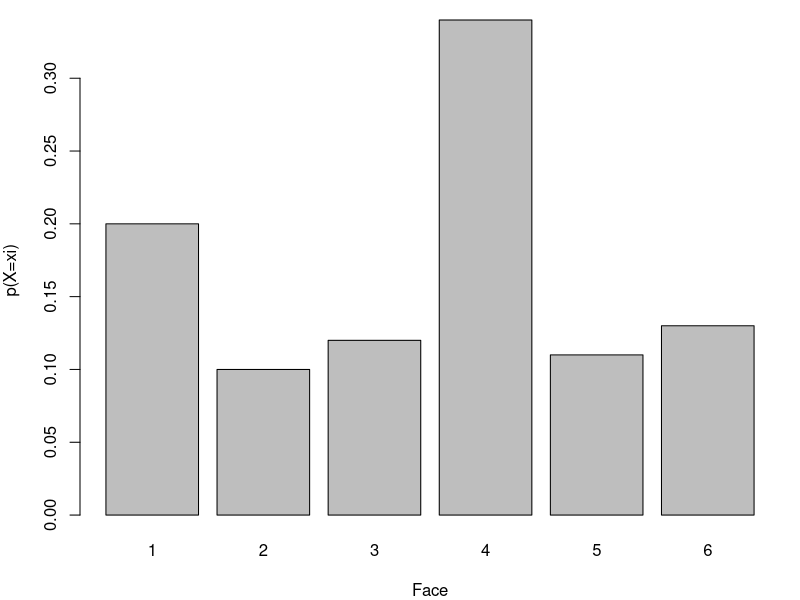
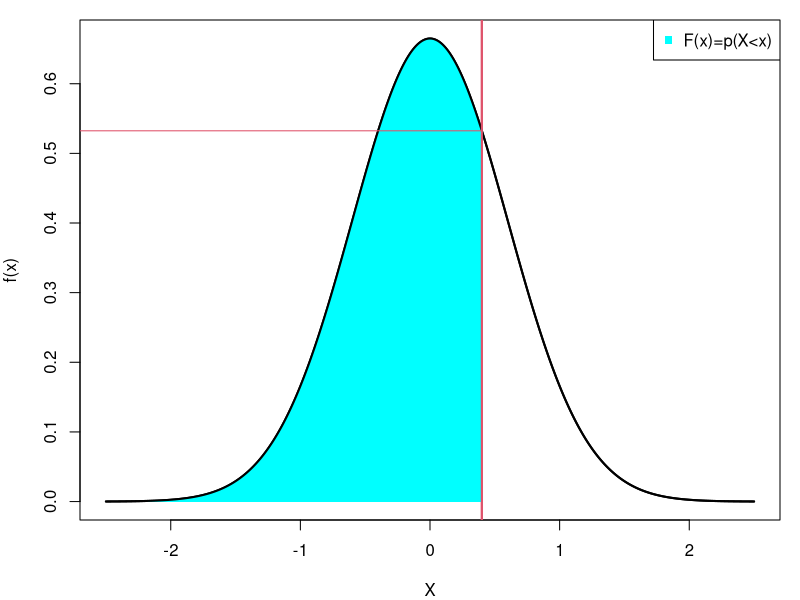
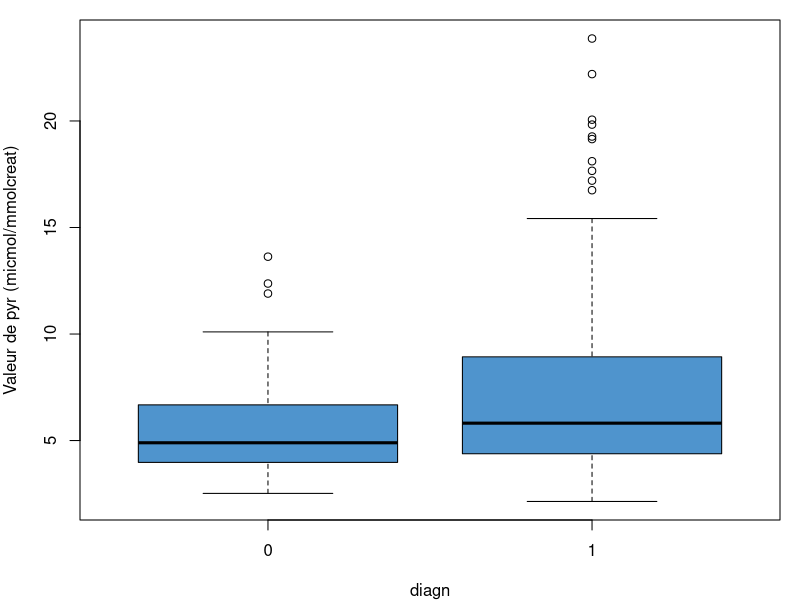
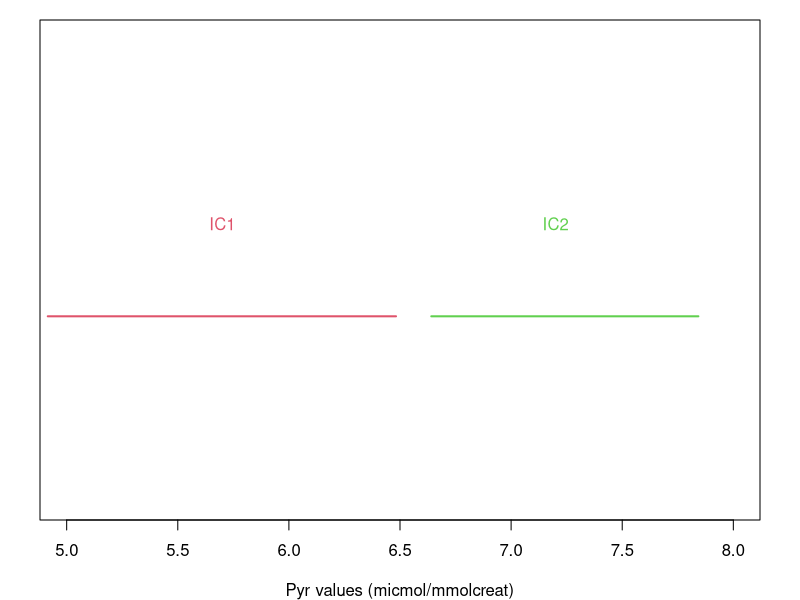
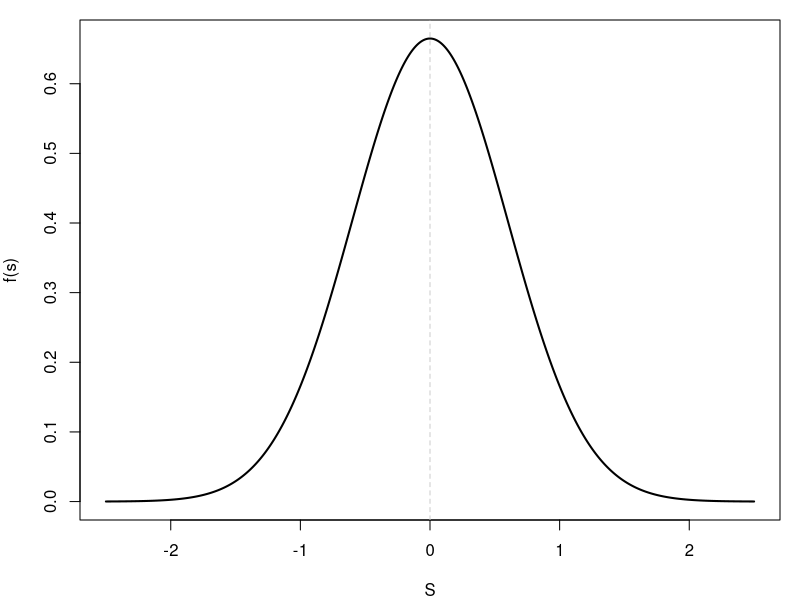
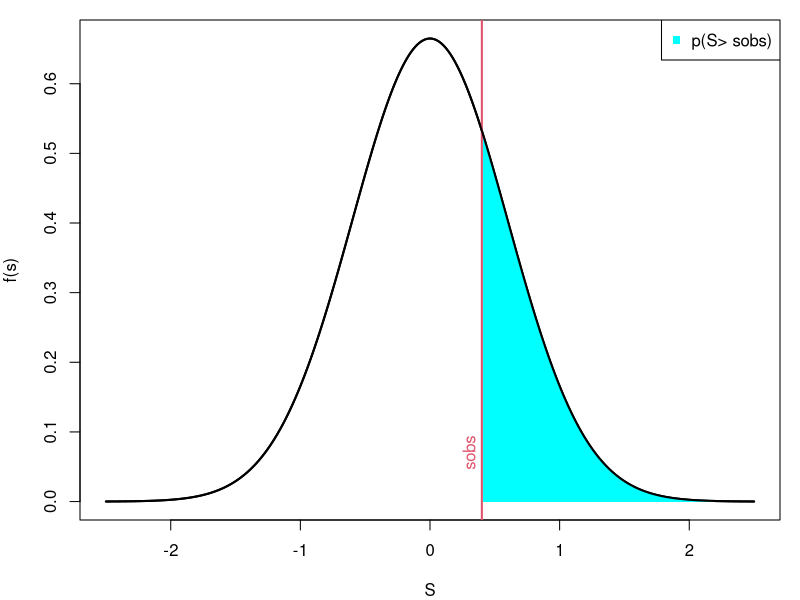
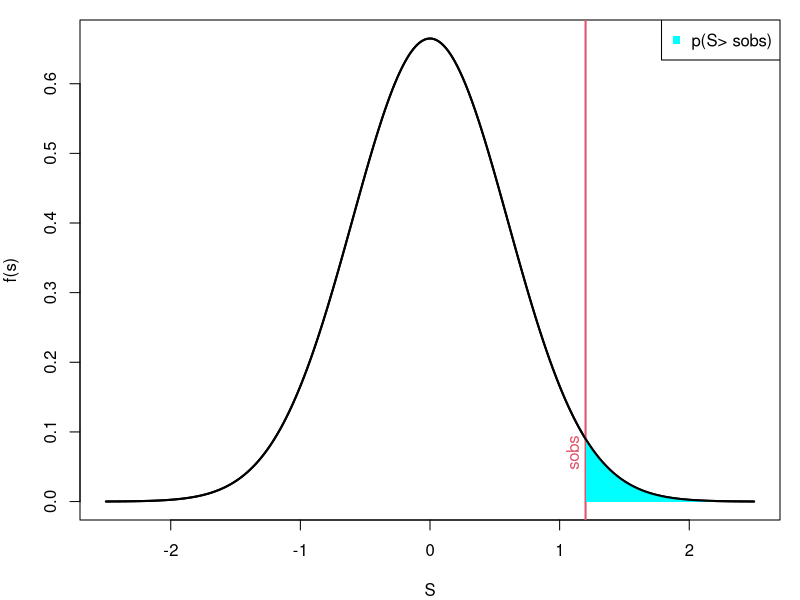
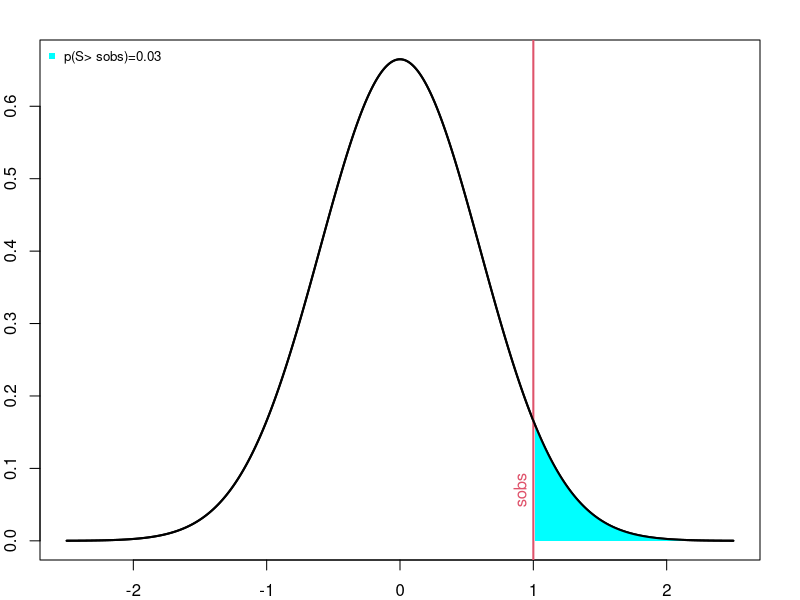

Write the R code that produced these figures, in order.
## ---- chunk 1
library(knitr)
library(kableExtra)
library(png)
library(grid)
# library(formattable)

options(width = 300)
# options(encoding = 'UTF-8')
knitr::opts_chunk$set(
  fig.width = 7, fig.height = 5, 
  fig.path = 'figures/intro-stat-tests_',
  fig.align = "center", 
  size = "tiny", 
  echo = TRUE, eval = TRUE, 
  warning = FALSE, message = FALSE, 
  results = TRUE, comment = "")

options(scipen = 12) ## Max number of digits for non-scientific notation
# knitr::asis_output("\\footnotesize")

## ---- chunk 2
par(mar=c(4,4,1,1))
barplot(c(0.2, 0.1, 0.12, 0.34, 0.11, 0.13), names.arg = 1:6, xlab="Face", ylab="p(X=xi)")
## ---- chunk 3
par(mar=c(4,4,1,1))
vx <- seq(-2.5,2.5, by=0.01)
vy <- dnorm(vx, mean = 0, sd = 0.6)
plot(vx, vy, type ="l", ylab="f(x)", xlab="X", lwd=2 )
abline(v=0.4, col = 2, lwd=2)

text(0.3, 0.07, "x", col=2, srt=90)
  
bons = which(vx < 0.4)
x.bons <- vx[bons]
y.bons <- vy[bons]
  
polycurve <- function(x, y, base.y = min(y), ...) {
polygon(x = c(min(x), x, max(x)), y = c(base.y, y, base.y), ...)
}
  
polycurve(x = x.bons, y=y.bons, base.y = 0, col = 'cyan' , border=NA)
lines(vx,vy, lwd=2)
abline(v=0.4, col = 2, lwd=2)
segments(0.4, dnorm(0.4, mean = 0, sd = 0.6), -7, dnorm(0.4, mean = 0, sd = 0.6), col = 2)
legend("topright", "F(x)=p(X<x)", pch=15, col="cyan", cex=1)
## ---- chunk 4
dataMyelom <- read.table("data/myelom.txt", sep="\t", header=T)
dim(dataMyelom)
## ---- chunk 5
dataMyelom[,"diagn"] <- as.factor(dataMyelom[,"diagn"])
## ---- chunk 6
table(dataMyelom[,"diagn"])
## ---- chunk 7
ind.sain <- which(dataMyelom[,"diagn"]==0)
pyr0 <- dataMyelom[ind.sain,"pyr"]
ind.malade <- which(dataMyelom[,"diagn"]==1)
pyr1 <- dataMyelom[ind.malade,"pyr"]
## ---- chunk 8
boxplot(pyr~diagn, data=dataMyelom, ylab="Valeur de pyr (micmol/mmolcreat)", col = "steelblue3")
## ---- chunk 9
by(dataMyelom[,"pyr"], dataMyelom["diagn"], mean)
## ---- chunk 10
ech1 <- rnorm(n=20, mean=4, sd=sqrt(12))
mean(ech1)
## ---- chunk 11
ech2 <- rnorm(n=20, mean=4, sd=sqrt(12))
mean(ech2)
## ---- chunk 12
by(dataMyelom[,"pyr"], dataMyelom["diagn"], var)
## ---- chunk 13
alpha <- 0.05
pyr0 <- dataMyelom[which(dataMyelom[,"diagn"]==0),"pyr"]
borneInf.0 <- mean(pyr0) - qnorm(1-alpha/2) * sqrt(var(pyr0)/length(pyr0)) 
borneSup.0 <- mean(pyr0) + qnorm(1-alpha/2) * sqrt(var(pyr0)/length(pyr0)) 
round(c(borneInf.0, borneSup.0),2)
## ---- chunk 14
pyr1 <- dataMyelom[which(dataMyelom[,"diagn"]==1),"pyr"]
borneInf.1 <- mean(pyr1) - qnorm(1-alpha/2) * sqrt(var(pyr1)/length(pyr1)) 
borneSup.1 <- mean(pyr1) + qnorm(1-alpha/2) * sqrt(var(pyr1)/length(pyr1)) 
round(c(borneInf.1, borneSup.1),2)
## ---- chunk 15
par(mar=c(4,2,1,2))
plot(10.5:17.5, 10.5:17.5, type = "n", yaxt="n", ylim = c(16,18.5), ylab="", xlab="Pyr values (micmol/mmolcreat)", xlim=c(5, 8))
segments(borneInf.0,17, borneSup.0, 17, lwd=2, col = 2)
segments(borneInf.1,17, borneSup.1, 17, lwd=2, col = 3)
text(5.7,17.5,"IC1", col=2)
text(7.2,17.5,"IC2", col=3)
## ---- chunk 16
par(mar=c(4,4,1,1))
vx <- seq(-2.5,2.5, by=0.01)
vy <- dnorm(vx, mean = 0, sd = 0.6)
plot(vx, vy, type ="l", ylab="f(s)", xlab="S", lwd=2 )
abline(v=0, lty=2, col="gray80")
## ---- chunk 17
par(mar=c(4,4,1,1))
vx <- seq(-2.5,2.5, by=0.01)
vy <- dnorm(vx, mean = 0, sd = 0.6)
plot(vx, vy, type ="l", ylab="f(s)", xlab="S", lwd=2 )
abline(v=0.4, col = 2, lwd=2)
text(0.3, 0.07, "sobs", col=2, srt=90)
  
bons = which(vx > 0.4)
x.bons <- vx[bons]
y.bons <- vy[bons]
  
polycurve <- function(x, y, base.y = min(y), ...) {
polygon(x = c(min(x), x, max(x)), y = c(base.y, y, base.y), ...)
}
  
polycurve(x = x.bons, y=y.bons, base.y = 0, col = 'cyan' , border=NA)
lines(vx,vy, lwd=2)
legend("topright", "p(S> sobs)", pch=15, col="cyan", cex=1)
## ---- chunk 18
par(mar=c(4,4,1,1))
vx <- seq(-2.5,2.5, by=0.01)
vy <- dnorm(vx, mean = 0, sd = 0.6)
plot(vx, vy, type ="l", ylab="f(s)", xlab="S", lwd=2 )
abline(v=1.2, col = 2, lwd=2)
text(1.1, 0.07, "sobs", col=2, srt=90)
  
bons = which(vx > 1.2)
x.bons <- vx[bons]
y.bons <- vy[bons]
  
polycurve <- function(x, y, base.y = min(y), ...) {
polygon(x = c(min(x), x, max(x)), y = c(base.y, y, base.y), ...)
}
  
polycurve(x = x.bons, y=y.bons, base.y = 0, col = 'cyan' , border=NA)
lines(vx,vy, lwd=2)
legend("topright", "p(S> sobs)", pch=15, col="cyan", cex=1)
## ---- chunk 19
par(mar=c(2,2,2,2))
vx <- seq(-2.5,2.5, by=0.01)
vy <- dnorm(vx, mean = 0, sd = 0.6)
plot(vx, vy, type ="l", ylab="f(s)", xlab="S", lwd=2 )
abline(v=1, col = 2, lwd=2)
text(0.9, 0.07, "sobs", col=2, srt=90)
  
bons = which(vx > 1)
x.bons <- vx[bons]
y.bons <- vy[bons]
  
polycurve <- function(x, y, base.y = min(y), ...) {
  polygon(x = c(min(x), x, max(x)), y = c(base.y, y, base.y), ...)
}
  
polycurve(x = x.bons, y=y.bons, base.y = 0, col = 'cyan' , border=NA)
lines(vx,vy, lwd=2)
legend("topleft", "p(S> sobs)=0.03", pch=15, col="cyan", cex=0.8, bty="n")
## ---- chunk 20
par(mar=c(2,2,2,2))
vx <- seq(-2.5,2.5, by=0.01)
vy <- dnorm(vx, mean = 0, sd = 0.6)
plot(vx, vy, type ="l", ylab="f(s)", xlab="S", lwd=2 )
abline(v=1, col = 2, lwd=2)
text(0.9, 0.07, "sobs", col=2, srt=90)
  
bons = which(vx > 1)
x.bons <- vx[bons]
y.bons <- vy[bons]
  
polycurve <- function(x, y, base.y = min(y), ...) {
  polygon(x = c(min(x), x, max(x)), y = c(base.y, y, base.y), ...)
}
  
polycurve(x = x.bons, y=y.bons, base.y = 0, col = 'cyan' , border=NA)
lines(vx,vy, lwd=2)
legend("topleft", "p(S> sobs)=0.03", pch=15, col="cyan", cex=0.8, bty="n")
## ---- chunk 21
t.test(pyr~diagn, data=dataMyelom, var.equal=TRUE, alternative="less")
